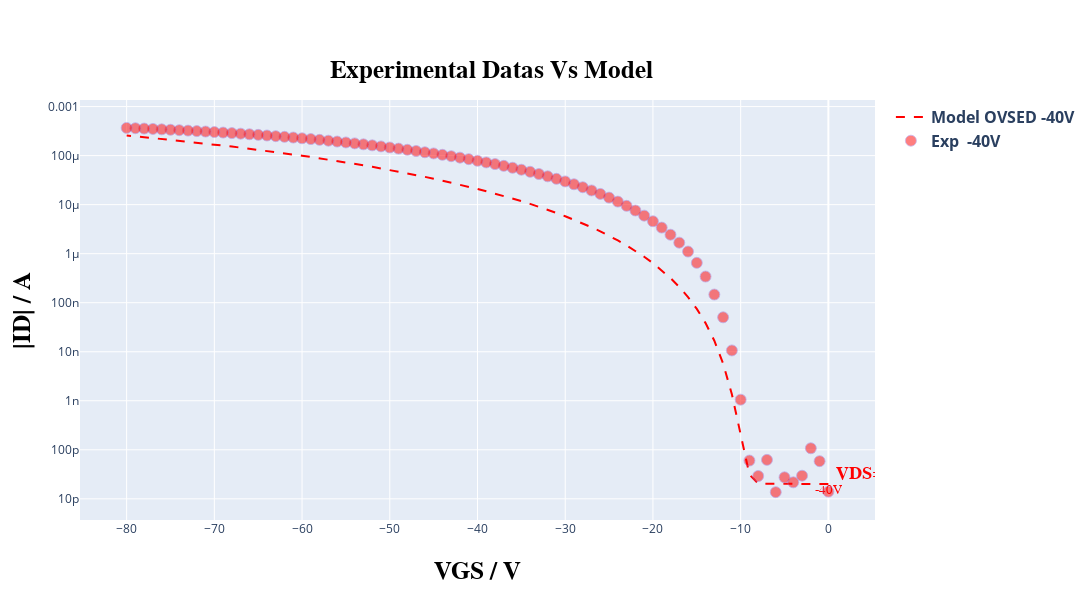
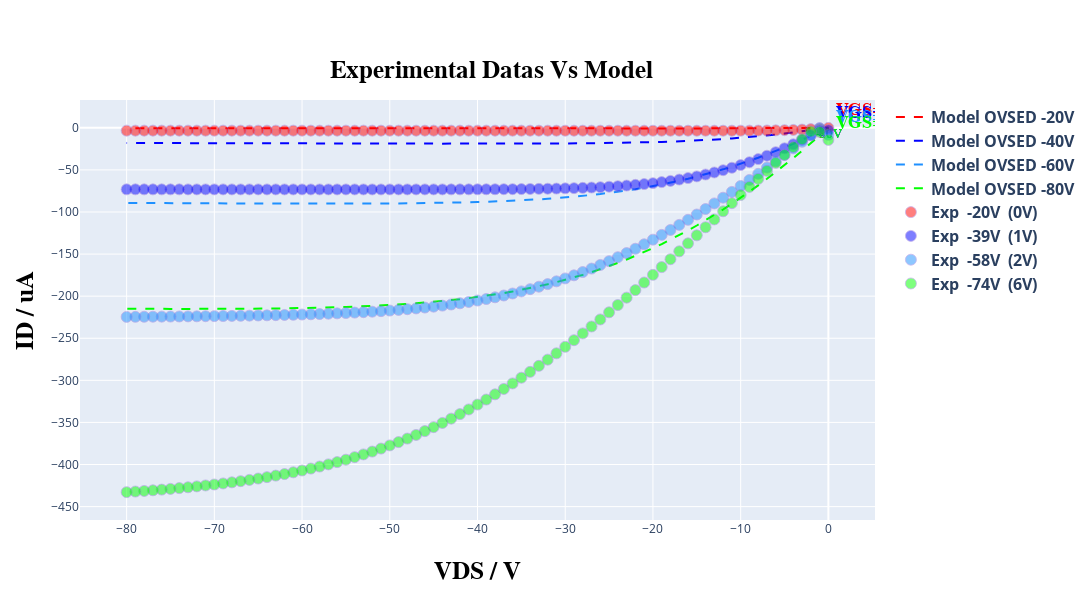

The notebook cell these images were saved under, in order:
### Code cell
# @title ##### ***GRAFICS PLOT OPTION:*** { run: "auto" }
option = 'Show both curves' # @param ["Show transfer curve", "Show output curve", "Show both curves"]

plot = initialize_graphics_plot(settings)
model = instance_model(read, TFTModel, n_points, type_curve_plot, load_parameters, input_voltage, Vv, load_idleak, width_t, count_transfer, tp_tst, settings['experimental_data_scale_transfer'], settings['current_typic'], resistance, current)
in_model_data, in_exp_data, out_model_data, out_exp_data = load_experimental_data(read, count_transfer, Vv, Id, model, count_output)
plot_curves(option, plot, list_tension, list_tension_shift, count_transfer, in_model_data, out_model_data, in_exp_data, out_exp_data, shift_list, settings['select_files'], settings['current_typic'], type_curve_plot)
read.compute_relative_distance(Id, model)

### Figure 1 — Plotly figure (JSON) as saved in the notebook; plotly's stock layout.template omitted (floating-point values rounded to 4 significant figures)
{"data": [{"line": {"color": "rgb(255, 0, 0)", "dash": "dash"}, "mode": "lines+text", "name": "<b>Model OVSED<b> <b>-40V<b>", "text": ["-40V"], "textfont": {"color": "rgb(255, 0, 0)", "family": "Times New Roman", "size": 13}, "textposition": "bottom center", "type": "scatter", "x": [0, -1, -2, -3, -4, -5, -6, -7, -8, -9, -10, -11, -12, -13, -14, -15, -16, -17, -18, -19, -20, -21, -22, -23, -24, -25, -26, -27, -28, -29, -30, -31, -32, -33, -34, -35, -36, -37, -38, -39, -40, -41, -42, -43, -44, -45, -46, -47, -48, -49, -50, -51, -52, -53, -54, -55, -56, -57, -58, -59, -60, -61, -62, -63, -64, -65, -66, -67, -68, -69, -70, -71, -72, -73, -74, -75, -76, -77, -78, -79, -80], "y": [2e-11, 2e-11, 2e-11, 2e-11, 2e-11, 2e-11, 2e-11, 2.001e-11, 2.04e-11, 3.121e-11, 1.941e-10, 1.354e-09, 5.755e-09, 1.679e-08, 3.838e-08, 7.475e-08, 1.304e-07, 2.099e-07, 3.182e-07, 4.604e-07, 6.416e-07, 8.672e-07, 1.142e-06, 1.473e-06, 1.864e-06, 2.322e-06, 2.852e-06, 3.459e-06, 4.15e-06, 4.929e-06, 5.804e-06, 6.778e-06, 7.858e-06, 9.049e-06, 1.036e-05, 1.178e-05, 1.334e-05, 1.503e-05, 1.685e-05, 1.882e-05, 2.093e-05, 2.319e-05, 2.561e-05, 2.819e-05, 3.092e-05, 3.383e-05, 3.691e-05, 4.016e-05, 4.359e-05, 4.72e-05, 5.099e-05, 5.497e-05, 5.914e-05, 6.35e-05, 6.805e-05, 7.28e-05, 7.774e-05, 8.288e-05, 8.823e-05, 9.377e-05, 9.951e-05, 0.0001055, 0.0001116, 0.000118, 0.0001245, 0.0001313, 0.0001382, 0.0001454, 0.0001527, 0.0001603, 0.0001681, 0.000176, 0.0001842, 0.0001925, 0.000201, 0.0002097, 0.0002186, 0.0002277, 0.000237, 0.0002464, 0.000256]}, {"marker": {"color": "rgb(255, 0, 0)", "line": {"color": "MediumPurple", "width": 0.8}, "opacity": 0.5, "size": 11}, "mode": "markers+text", "name": "<b>Exp <b> <b>-40V<b>", "text": ["<b>VDS<b>=-40V"], "textfont": {"color": "rgb(255, 0, 0)", "family": "Times New Roman", "size": 18}, "textposition": "top right", "type": "scatter", "x": [0, -1, -2, -3, -4, -5, -6, -7, -8, -9, -10, -11, -12, -13, -14, -15, -16, -17, -18, -19, -20, -21, -22, -23, -24, -25, -26, -27, -28, -29, -30, -31, -32, -33, -34, -35, -36, -37, -38, -39, -40, -41, -42, -43, -44, -45, -46, -47, -48, -49, -50, -51, -52, -53, -54, -55, -56, -57, -58, -59, -60, -61, -62, -63, -64, -65, -66, -67, -68, -69, -70, -71, -72, -73, -74, -75, -76, -77, -78, -79, -80], "y": [1.399e-11, 5.865e-11, 1.076e-10, 2.964e-11, 2.174e-11, 2.748e-11, 1.371e-11, 6.235e-11, 2.923e-11, 6.037e-11, 1.054e-09, 1.063e-08, 5.042e-08, 1.468e-07, 3.417e-07, 6.505e-07, 1.105e-06, 1.676e-06, 2.436e-06, 3.402e-06, 4.578e-06, 5.968e-06, 7.592e-06, 9.455e-06, 1.153e-05, 1.391e-05, 1.656e-05, 1.947e-05, 2.265e-05, 2.606e-05, 2.974e-05, 3.365e-05, 3.78e-05, 4.216e-05, 4.677e-05, 5.155e-05, 5.657e-05, 6.178e-05, 6.717e-05, 7.262e-05, 7.852e-05, 8.462e-05, 9.087e-05, 9.73e-05, 0.0001039, 0.0001107, 0.000117, 0.0001242, 0.0001315, 0.0001389, 0.0001464, 0.0001541, 0.0001618, 0.0001697, 0.0001775, 0.0001855, 0.0001935, 0.0002015, 0.0002096, 0.0002176, 0.0002256, 0.0002335, 0.0002415, 0.0002493, 0.0002572, 0.000265, 0.0002727, 0.0002802, 0.0002877, 0.0002951, 0.0003024, 0.0003095, 0.0003165, 0.0003235, 0.0003302, 0.0003368, 0.0003433, 0.0003497, 0.000356, 0.000362, 0.0003679]}], "layout": {"height": 600, "legend": {"font": {"size": 16}}, "title": {"font": {"color": "black", "family": "Overpass", "size": 25}, "text": "<b>Experimental Datas Vs Model<b>", "x": 0.45, "y": 0.9}, "width": 1100, "xaxis": {"title": {"font": {"color": "black", "family": "Overpass", "size": 25}, "standoff": 25, "text": "<b>VGS / V<b>"}}, "yaxis": {"title": {"font": {"color": "black", "family": "Overpass", "size": 25}, "standoff": 10, "text": "<b>|ID| / A<b>"}, "type": "log"}}}

### Figure 2 — Plotly figure (JSON) as saved in the notebook; plotly's stock layout.template omitted (floating-point values rounded to 4 significant figures)
{"data": [{"line": {"color": "rgb(255, 0, 0)", "dash": "dash"}, "mode": "lines+text", "name": "<b>Model OVSED<b> <b>-20V<b>", "text": ["-20V"], "textfont": {"color": "rgb(255, 0, 0)", "family": "Times New Roman", "size": 13}, "textposition": "bottom center", "type": "scatter", "x": [0, -1, -2, -3, -4, -5, -6, -7, -8, -9, -10, -11, -12, -13, -14, -15, -16, -17, -18, -19, -20, -21, -22, -23, -24, -25, -26, -27, -28, -29, -30, -31, -32, -33, -34, -35, -36, -37, -38, -39, -40, -41, -42, -43, -44, -45, -46, -47, -48, -49, -50, -51, -52, -53, -54, -55, -56, -57, -58, -59, -60, -61, -62, -63, -64, -65, -66, -67, -68, -69, -70, -71, -72, -73, -74, -75, -76, -77, -78, -79, -80], "y": [-2e-05, -0.1162, -0.2204, -0.3119, -0.3905, -0.4568, -0.5115, -0.5558, -0.5909, -0.6183, -0.6392, -0.6547, -0.6661, -0.6741, -0.6795, -0.6829, -0.6848, -0.6856, -0.6856, -0.6849, -0.6838, -0.6823, -0.6807, -0.6788, -0.6768, -0.6748, -0.6726, -0.6705, -0.6683, -0.6661, -0.6639, -0.6616, -0.6594, -0.6572, -0.6549, -0.6527, -0.6505, -0.6483, -0.646, -0.6438, -0.6416, -0.6394, -0.6372, -0.635, -0.6328, -0.6306, -0.6285, -0.6263, -0.6241, -0.622, -0.6198, -0.6177, -0.6155, -0.6134, -0.6112, -0.6091, -0.607, -0.6049, -0.6027, -0.6006, -0.5985, -0.5964, -0.5943, -0.5922, -0.5902, -0.5881, -0.586, -0.5839, -0.5819, -0.5798, -0.5778, -0.5757, -0.5737, -0.5716, -0.5696, -0.5676, -0.5655, -0.5635, -0.5615, -0.5595, -0.5575]}, {"line": {"color": "rgb(0, 0, 255)", "dash": "dash"}, "mode": "lines+text", "name": "<b>Model OVSED<b> <b>-40V<b>", "text": ["-40V"], "textfont": {"color": "rgb(0, 0, 255)", "family": "Times New Roman", "size": 13}, "textposition": "bottom center", "type": "scatter", "x": [0, -1, -2, -3, -4, -5, -6, -7, -8, -9, -10, -11, -12, -13, -14, -15, -16, -17, -18, -19, -20, -21, -22, -23, -24, -25, -26, -27, -28, -29, -30, -31, -32, -33, -34, -35, -36, -37, -38, -39, -40, -41, -42, -43, -44, -45, -46, -47, -48, -49, -50, -51, -52, -53, -54, -55, -56, -57, -58, -59, -60, -61, -62, -63, -64, -65, -66, -67, -68, -69, -70, -71, -72, -73, -74, -75, -76, -77, -78, -79, -80], "y": [-2e-05, -1.515, -2.963, -4.34, -5.644, -6.874, -8.028, -9.106, -10.11, -11.04, -11.89, -12.68, -13.4, -14.05, -14.64, -15.18, -15.66, -16.08, -16.47, -16.81, -17.11, -17.37, -17.6, -17.8, -17.98, -18.13, -18.26, -18.37, -18.46, -18.54, -18.61, -18.66, -18.71, -18.74, -18.77, -18.79, -18.8, -18.81, -18.82, -18.82, -18.82, -18.81, -18.8, -18.8, -18.78, -18.77, -18.76, -18.74, -18.72, -18.71, -18.69, -18.67, -18.65, -18.63, -18.61, -18.59, -18.57, -18.55, -18.53, -18.51, -18.49, -18.46, -18.44, -18.42, -18.4, -18.38, -18.36, -18.33, -18.31, -18.29, -18.27, -18.25, -18.23, -18.2, -18.18, -18.16, -18.14, -18.12, -18.09, -18.07, -18.05]}, {"line": {"color": "rgb(30, 144, 255)", "dash": "dash"}, "mode": "lines+text", "name": "<b>Model OVSED<b> <b>-60V<b>", "text": ["-60V"], "textfont": {"color": "rgb(30, 144, 255)", "family": "Times New Roman", "size": 13}, "textposition": "bottom center", "type": "scatter", "x": [0, -1, -2, -3, -4, -5, -6, -7, -8, -9, -10, -11, -12, -13, -14, -15, -16, -17, -18, -19, -20, -21, -22, -23, -24, -25, -26, -27, -28, -29, -30, -31, -32, -33, -34, -35, -36, -37, -38, -39, -40, -41, -42, -43, -44, -45, -46, -47, -48, -49, -50, -51, -52, -53, -54, -55, -56, -57, -58, -59, -60, -61, -62, -63, -64, -65, -66, -67, -68, -69, -70, -71, -72, -73, -74, -75, -76, -77, -78, -79, -80], "y": [-2e-05, -4.979, -9.81, -14.49, -19.01, -23.38, -27.58, -31.62, -35.49, -39.2, -42.74, -46.11, -49.32, -52.36, -55.25, -57.97, -60.54, -62.95, -65.22, -67.35, -69.33, -71.19, -72.91, -74.51, -75.99, -77.37, -78.63, -79.8, -80.87, -81.85, -82.75, -83.57, -84.32, -85.0, -85.62, -86.17, -86.68, -87.13, -87.54, -87.9, -88.23, -88.52, -88.77, -89.0, -89.2, -89.37, -89.52, -89.65, -89.76, -89.85, -89.93, -90.0, -90.05, -90.09, -90.12, -90.14, -90.15, -90.15, -90.15, -90.14, -90.12, -90.1, -90.08, -90.05, -90.02, -89.98, -89.94, -89.9, -89.86, -89.81, -89.76, -89.71, -89.66, -89.61, -89.56, -89.51, -89.45, -89.39, -89.34, -89.28, -89.22]}, {"line": {"color": "rgb(0, 255, 0)", "dash": "dash"}, "mode": "lines+text", "name": "<b>Model OVSED<b> <b>-80V<b>", "text": ["-80V"], "textfont": {"color": "rgb(0, 255, 0)", "family": "Times New Roman", "size": 13}, "textposition": "bottom center", "type": "scatter", "x": [0, -1, -2, -3, -4, -5, -6, -7, -8, -9, -10, -11, -12, -13, -14, -15, -16, -17, -18, -19, -20, -21, -22, -23, -24, -25, -26, -27, -28, -29, -30, -31, -32, -33, -34, -35, -36, -37, -38, -39, -40, -41, -42, -43, -44, -45, -46, -47, -48, -49, -50, -51, -52, -53, -54, -55, -56, -57, -58, -59, -60, -61, -62, -63, -64, -65, -66, -67, -68, -69, -70, -71, -72, -73, -74, -75, -76, -77, -78, -79, -80], "y": [-2e-05, -9.309, -18.41, -27.29, -35.96, -44.4, -52.62, -60.61, -68.37, -75.89, -83.18, -90.23, -97.04, -103.6, -110.0, -116.0, -121.9, -127.5, -132.9, -138.1, -143.0, -147.7, -152.2, -156.5, -160.5, -164.3, -168.0, -171.4, -174.7, -177.7, -180.6, -183.3, -185.9, -188.2, -190.5, -192.6, -194.5, -196.3, -198.0, -199.6, -201.0, -202.4, -203.6, -204.8, -205.8, -206.8, -207.7, -208.5, -209.2, -209.9, -210.5, -211.1, -211.6, -212.1, -212.5, -212.9, -213.2, -213.5, -213.8, -214.0, -214.2, -214.4, -214.6, -214.7, -214.8, -214.9, -215.0, -215.1, -215.1, -215.2, -215.2, -215.2, -215.2, -215.2, -215.2, -215.1, -215.1, -215.1, -215.0, -215.0, -214.9]}, {"marker": {"color": "rgb(255, 0, 0)", "line": {"color": "MediumPurple", "width": 0.8}, "opacity": 0.5, "size": 11}, "mode": "markers+text", "name": "<b>Exp <b> <b>-20V<b> <b> (0V)<b>", "text": ["<b>VGS<b>=-20V  (0)"], "textfont": {"color": "rgb(255, 0, 0)", "family": "Times New Roman", "size": 18}, "textposition": "top right", "type": "scatter", "x": [0, -1, -2, -3, -4, -5, -6, -7, -8, -9, -10, -11, -12, -13, -14, -15, -16, -17, -18, -19, -20, -21, -22, -23, -24, -25, -26, -27, -28, -29, -30, -31, -32, -33, -34, -35, -36, -37, -38, -39, -40, -41, -42, -43, -44, -45, -46, -47, -48, -49, -50, -51, -52, -53, -54, -55, -56, -57, -58, -59, -60, -61, -62, -63, -64, -65, -66, -67, -68, -69, -70, -71, -72, -73, -74, -75, -76, -77, -78, -79, -80], "y": [-0.07059, -0.8353, -1.54, -2.087, -2.501, -2.805, -3.025, -3.178, -3.283, -3.351, -3.393, -3.418, -3.433, -3.44, -3.443, -3.444, -3.443, -3.442, -3.44, -3.438, -3.435, -3.433, -3.43, -3.428, -3.426, -3.423, -3.421, -3.419, -3.416, -3.414, -3.412, -3.41, -3.408, -3.406, -3.404, -3.402, -3.401, -3.399, -3.397, -3.395, -3.393, -3.391, -3.39, -3.388, -3.386, -3.385, -3.383, -3.381, -3.38, -3.379, -3.377, -3.376, -3.374, -3.373, -3.372, -3.37, -3.369, -3.368, -3.366, -3.365, -3.364, -3.362, -3.361, -3.36, -3.359, -3.358, -3.356, -3.355, -3.354, -3.353, -3.352, -3.351, -3.35, -3.349, -3.348, -3.346, -3.345, -3.344, -3.343, -3.342, -3.342]}, {"marker": {"color": "rgb(0, 0, 255)", "line": {"color": "MediumPurple", "width": 0.8}, "opacity": 0.5, "size": 11}, "mode": "markers+text", "name": "<b>Exp <b> <b>-39V<b> <b> (1V)<b>", "text": ["<b>VGS<b>=-40V  (1)"], "textfont": {"color": "rgb(0, 0, 255)", "family": "Times New Roman", "size": 18}, "textposition": "top right", "type": "scatter", "x": [0, -1, -2, -3, -4, -5, -6, -7, -8, -9, -10, -11, -12, -13, -14, -15, -16, -17, -18, -19, -20, -21, -22, -23, -24, -25, -26, -27, -28, -29, -30, -31, -32, -33, -34, -35, -36, -37, -38, -39, -40, -41, -42, -43, -44, -45, -46, -47, -48, -49, -50, -51, -52, -53, -54, -55, -56, -57, -58, -59, -60, -61, -62, -63, -64, -65, -66, -67, -68, -69, -70, -71, -72, -73, -74, -75, -76, -77, -78, -79, -80], "y": [-2.752, -3.257, -8.978, -14.35, -19.51, -24.35, -28.91, -33.16, -37.14, -40.84, -44.27, -47.45, -50.36, -53.04, -55.47, -57.69, -59.68, -61.47, -63.06, -64.48, -65.72, -66.82, -67.77, -68.6, -69.33, -69.95, -70.49, -70.95, -71.34, -71.66, -71.94, -72.17, -72.36, -72.52, -72.65, -72.76, -72.85, -72.92, -72.98, -73.02, -73.06, -73.09, -73.11, -73.13, -73.14, -73.15, -73.16, -73.17, -73.18, -73.18, -73.19, -73.19, -73.19, -73.19, -73.19, -73.19, -73.18, -73.18, -73.18, -73.18, -73.18, -73.18, -73.18, -73.17, -73.17, -73.16, -73.16, -73.15, -73.15, -73.14, -73.14, -73.14, -73.14, -73.14, -73.13, -73.13, -73.12, -73.12, -73.11, -73.11, -73.1]}, {"marker": {"color": "rgb(30, 144, 255)", "line": {"color": "MediumPurple", "width": 0.8}, "opacity": 0.5, "size": 11}, "mode": "markers+text", "name": "<b>Exp <b> <b>-58V<b> <b> (2V)<b>", "text": ["<b>VGS<b>=-60V  (2)"], "textfont": {"color": "rgb(30, 144, 255)", "family": "Times New Roman", "size": 18}, "textposition": "top right", "type": "scatter", "x": [0, -1, -2, -3, -4, -5, -6, -7, -8, -9, -10, -11, -12, -13, -14, -15, -16, -17, -18, -19, -20, -21, -22, -23, -24, -25, -26, -27, -28, -29, -30, -31, -32, -33, -34, -35, -36, -37, -38, -39, -40, -41, -42, -43, -44, -45, -46, -47, -48, -49, -50, -51, -52, -53, -54, -55, -56, -57, -58, -59, -60, -61, -62, -63, -64, -65, -66, -67, -68, -69, -70, -71, -72, -73, -74, -75, -76, -77, -78, -79, -80], "y": [-8.227, -0.287, -8.565, -16.58, -24.48, -32.2, -39.81, -47.29, -54.68, -61.93, -69.06, -76.11, -83.01, -89.81, -96.46, -103.0, -109.3, -115.3, -121.3, -127.2, -132.9, -138.4, -143.7, -148.8, -153.7, -158.4, -162.9, -167.2, -171.3, -175.2, -178.9, -182.4, -185.7, -188.8, -191.7, -194.3, -196.9, -199.2, -201.3, -203.4, -205.2, -206.9, -208.5, -209.9, -211.2, -212.4, -213.6, -214.6, -215.5, -216.3, -217.1, -217.8, -218.4, -219.0, -219.5, -220.0, -220.4, -220.8, -221.2, -221.5, -221.8, -222.1, -222.3, -222.6, -222.8, -223.0, -223.2, -223.3, -223.5, -223.6, -223.7, -223.8, -224.0, -224.0, -224.1, -224.2, -224.3, -224.4, -224.5, -224.5, -224.6]}, {"marker": {"color": "rgb(0, 255, 0)", "line": {"color": "MediumPurple", "width": 0.8}, "opacity": 0.5, "size": 11}, "mode": "markers+text", "name": "<b>Exp <b> <b>-74V<b> <b> (6V)<b>", "text": ["<b>VGS<b>=-80V  (6)"], "textfont": {"color": "rgb(0, 255, 0)", "family": "Times New Roman", "size": 18}, "textposition": "top right", "type": "scatter", "x": [0, -1, -2, -3, -4, -5, -6, -7, -8, -9, -10, -11, -12, -13, -14, -15, -16, -17, -18, -19, -20, -21, -22, -23, -24, -25, -26, -27, -28, -29, -30, -31, -32, -33, -34, -35, -36, -37, -38, -39, -40, -41, -42, -43, -44, -45, -46, -47, -48, -49, -50, -51, -52, -53, -54, -55, -56, -57, -58, -59, -60, -61, -62, -63, -64, -65, -66, -67, -68, -69, -70, -71, -72, -73, -74, -75, -76, -77, -78, -79, -80], "y": [-14.39, -4.945, -4.364, -13.5, -22.86, -32.22, -41.65, -51.13, -60.68, -70.22, -79.83, -89.53, -99.16, -108.8, -118.1, -127.7, -137.3, -146.7, -156.1, -165.5, -174.7, -183.8, -192.8, -201.7, -210.5, -219.2, -227.7, -236.0, -244.2, -252.3, -260.2, -267.9, -275.4, -282.8, -289.9, -296.9, -303.7, -310.2, -316.6, -322.8, -328.8, -334.6, -340.1, -345.5, -350.6, -355.6, -360.3, -364.9, -369.2, -373.4, -377.3, -381.1, -384.6, -388.0, -391.2, -394.3, -397.1, -399.8, -402.4, -404.8, -407.1, -409.3, -411.3, -413.2, -415.0, -416.7, -418.3, -419.8, -421.2, -422.5, -423.7, -424.9, -426.0, -427.0, -428.0, -429.0, -429.8, -430.6, -431.4, -432.1, -432.8]}], "layout": {"height": 600, "legend": {"font": {"size": 16}}, "title": {"font": {"color": "black", "family": "Overpass", "size": 25}, "text": "<b>Experimental Datas Vs Model<b>", "x": 0.45, "y": 0.9}, "width": 1100, "xaxis": {"title": {"font": {"color": "black", "family": "Overpass", "size": 25}, "standoff": 25, "text": "<b>VDS / V<b>"}}, "yaxis": {"title": {"font": {"color": "black", "family": "Overpass", "size": 25}, "standoff": 10, "text": "<b>ID / uA<b>"}, "type": "linear"}}}
